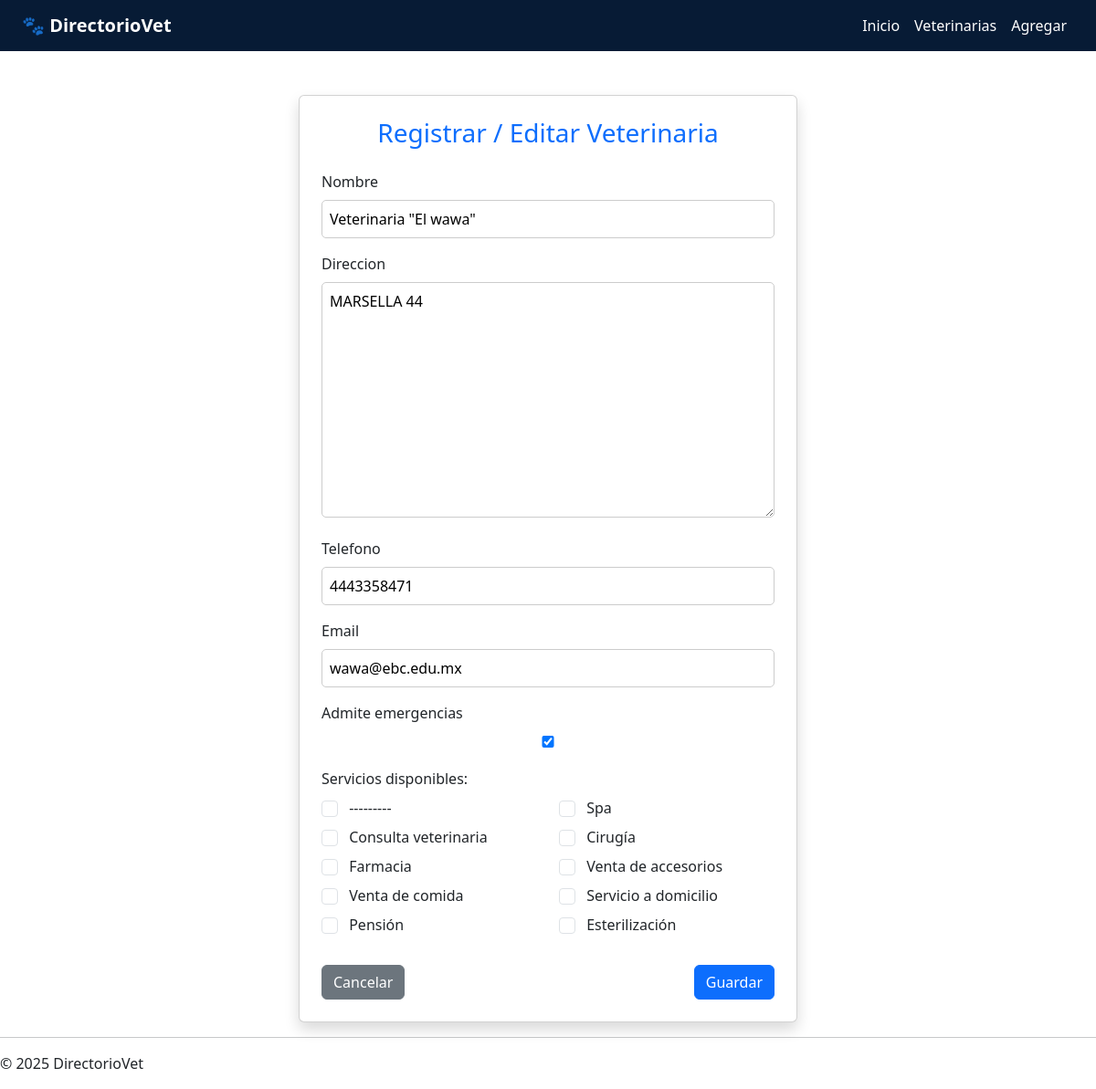
/veterinarias/1/editar/, run on the app's committed database.
### veterinarias/models.py (models this page shows, shortened)
class Veterinaria(models.Model):
    nombre = models.CharField(max_length=255)
    direccion = models.TextField()
    telefono = models.CharField(max_length=20)
    email = models.EmailField()
    admite_emergencias = models.BooleanField(default=False)
    SERVICIOS_OPCIONES = (
        ('spa', 'Spa'),
        ('consulta', 'Consulta veterinaria'),
        ('cirugia', 'Cirugía'),
        ('farmacia', 'Farmacia'),
        ('accesorios', 'Venta de accesorios'),
        ('comida', 'Venta de comida'),
        ('domicilio', 'Servicio a domicilio'),
        ('pension', 'Pensión'),
        ('esterilizacion', 'Esterilización'),
    )
    servicios = MultiSelectField(choices=SERVICIOS_OPCIONES, blank=True)

### veterinarias/views.py (the view)
# urls.py: path('veterinarias/<int:pk>/editar/', views.editar_veterinaria, name='editar_veterinaria'),
def editar_veterinaria(request, pk):
    veterinaria = get_object_or_404(Veterinaria, pk=pk)
    if request.method == 'POST':
        form = VeterinariaForm(request.POST, instance=veterinaria)
        if form.is_valid():
            form.save()
            return redirect('lista_veterinarias')
    else:
        form = VeterinariaForm(instance=veterinaria)
    return render(request, 'veterinarias/formulario.html', {'form': form})

### veterinarias/forms.py (shortened to what this page needs)
class VeterinariaForm(forms.ModelForm):
    class Meta:
        model = Veterinaria
        fields = '__all__'
        widgets = {
            'servicios': forms.CheckboxSelectMultiple,
            'horario': forms.Textarea(attrs={'rows': 5, 'cols': 50}),
        }

### veterinarias/templates/veterinarias/formulario.html (shortened to what this page needs)
{% extends 'veterinarias/base.html' %}
{% block content %}
<div class="container mt-5">
    <div class="row justify-content-center">
        <div class="col-md-8 col-lg-6">
            <div class="card shadow p-4">
                <h3 class="mb-4 text-center text-primary">Registrar / Editar Veterinaria</h3>
                <form id="form-vet" method="POST" novalidate>
                    {% for field in form %}
                        {% if field.name != 'servicios' %}
                            <div class="mb-3">
                                <label class="form-label">{{ field.label }}</label>
                                {{ field }}
                            </div>
                        {% endif %}
                    {% endfor %}
                    <div class="mb-4">
                        <label class="form-label">Servicios disponibles:</label>
                        <div class="row">
                            {% for val, label in form.fields.servicios.choices %}
                                <div class="col-6 mb-2">
                                    <label class="form-check-label">
                                        <input type="checkbox" name="servicios" value="{{ val }}"
                                            class="form-check-input">
                                        {{ label }}
                                    </label>
                                </div>
                            {% endfor %}
                        </div>
                    </div>
                    <div class="d-flex justify-content-between">
                        <a href="{% url 'lista_veterinarias' %}" class="btn btn-secondary">Cancelar</a>
                        <button type="submit" class="btn btn-primary">Guardar</button>
                    </div>
                </form>
            </div>
        </div>
    </div>
</div>
{% endblock %}

### veterinarias/static/veterinarias/css/styles.css (style rules this page uses)
.card { border-radius: 10px; transition: transform 0.2s ease; }
form input, form textarea, form select { width: 100%; padding: 8px; border-radius: 5px; border: 1px solid #ccc; }
.form-check-input { margin-right: 8px; accent-color: #003366; }
.form-check-label { font-weight: 500; }

### data on the page
Veterinaria: form "Veterinaria \"El wawa\"" "MARSELLA 44" "4443358471" "wawa@ebc.edu.mx" "☑"

### other printed values
{{ field.label }} "Nombre" "Direccion" "Telefono" "Email" "Admite emergencias"
{{ label }} "---------" "Spa" "Consulta veterinaria" "Cirugía" "Farmacia" "Venta de accesorios" "Venta de comida" "Servicio a domicilio" "Pensión" "Esterilización"
